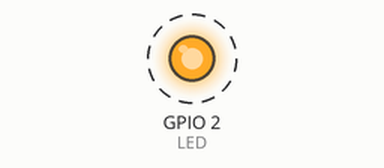
Recording of a program running on a simulated ESP32. On the bench: output pins drawn as LEDs (lit = HIGH). Dashed ring = blinking. What the program prints to the serial monitor is not drawn.

Above: at 0.1 s.
Timing chart, 0 to 3.0 s (numbered marks = the images above):
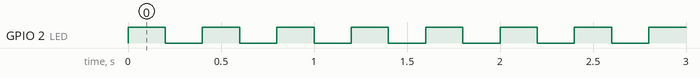

Measured:
- by itself, GPIO 2 (LED): alternates HIGH for 0.20 s and LOW for 0.20 s

The program:

main.cpp
```cpp
/***************************************************************
 *  Examples for creating tasks
 *  This example shows how to create tasks in FreeRTOS
 *  By: Mateus Sousa
***************************************************************/

/*Arduino Library*/
#include <Arduino.h>

/*FreeRTOS Libraries*/
#include "freertos/FreeRTOS.h"
#include "freertos/task.h"

/*Pin Mapping*/
#define LED 2

/*Variables for storing task Handles*/
TaskHandle_t task1Handle = NULL;
TaskHandle_t task2Handle = NULL;

/*Tasks prototypes*/
void vTask1(void *pvParameters);
void vTask2(void *pvParameters);

/*Setup function*/
void setup(){
  Serial.begin(9600); // Configure serial communication with 9600 baud rate
  /*Tasks creations*/
  xTaskCreate(vTask1, "TASK1", configMINIMAL_STACK_SIZE, NULL, 1, &task1Handle);
  xTaskCreate(vTask2, "TASK2", configMINIMAL_STACK_SIZE+1024, NULL, 2, &task1Handle);
}

/*Loop function*/
void loop(){
  vTaskDelay(3000); // Releases the CPU for 3 sec
}

/*
vTask1 - Toggles LED at 200 ms intervals
*/
void vTask1(void *pvParameters){
    pinMode(LED, OUTPUT);

    while (1){
      digitalWrite(LED, !digitalRead(LED));
      vTaskDelay(pdMS_TO_TICKS(200));
    }
}

/*
vTask2 - Prints count value for every 1 sec
*/
void vTask2(void *pvParameters){
  int cont = 0;

  while (1){
    Serial.println("Task 2: " + String(cont++));
    vTaskDelay(pdMS_TO_TICKS(1000));
  }
}
```
